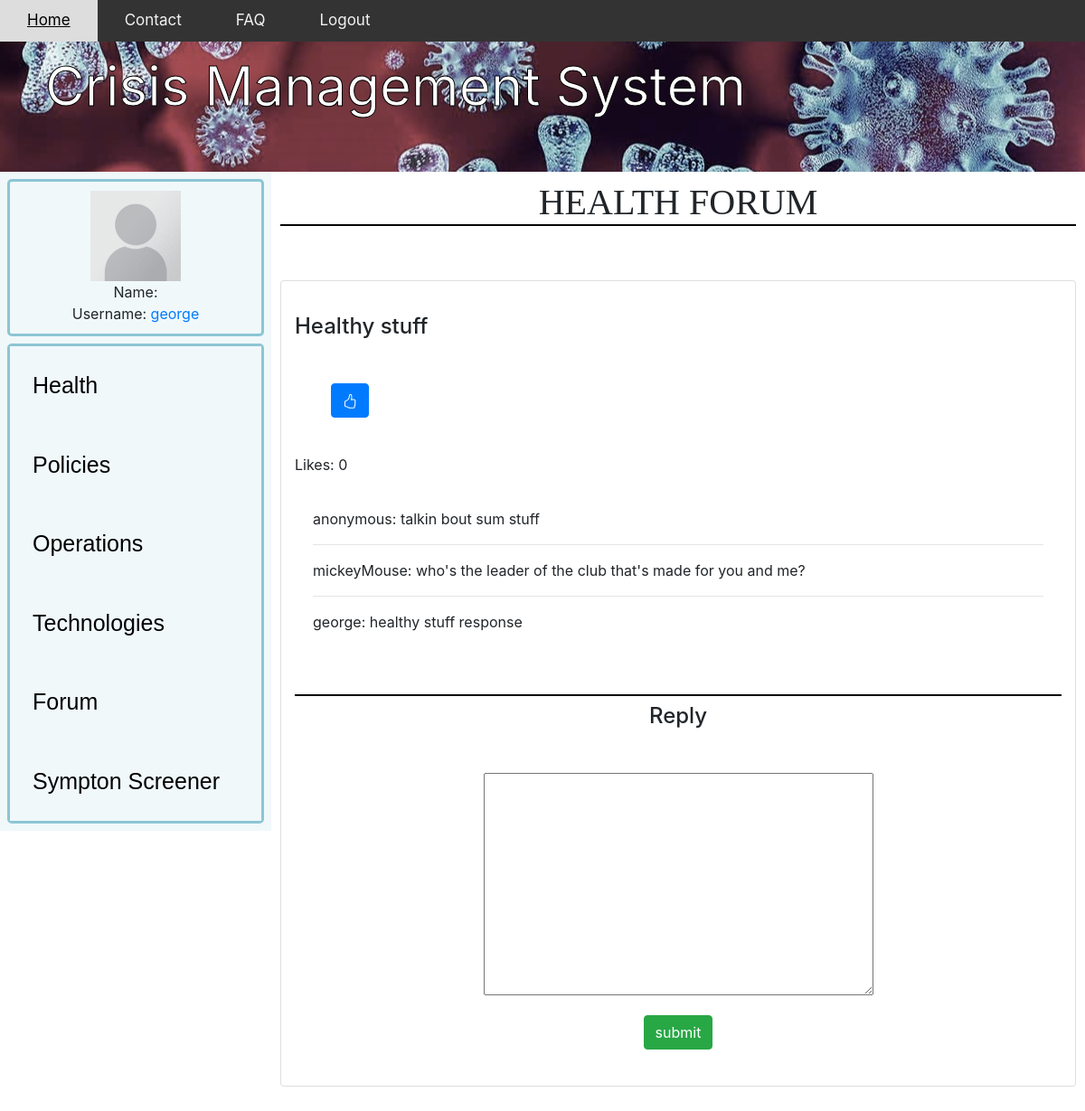
Screenshot of /forumMain/Health/Healthy stuff/ (signed in) with the database file from the repository.
### app/models.py (models this page shows, shortened)
class forum(models.Model):
    name=models.CharField(max_length=200,default="anonymous" )
    topic= models.CharField(max_length=300, unique=True)
    section = models.CharField(max_length=12)
    description = models.CharField(max_length=1000,blank=True)
    date_created=models.DateTimeField(auto_now_add=True,null=True)
    likeCount = models.IntegerField(default=0)
    dislikeCount = models.IntegerField(default=0)
    forumLikes = models.ManyToManyField(User, related_name='forum')
    def totalLikes(self):
        return self.forumLikes.count()

class Discussion(models.Model):
    forum = models.ForeignKey(forum,blank=True,on_delete=models.CASCADE)
    discuss = models.CharField(max_length=1000)
    name=models.CharField(max_length=200,default="anonymous" )

### app/views.py (the view, shortened to what this page needs)
# urls.py: path('forumMain/<forumName>/<forumTopic>/', forumDiscussion, name='forumDiscussion'),
@login_required
def forumDiscussion(request, forumName, forumTopic):
    myForum=forum.objects.get(section=forumName, topic=forumTopic)
    discussions=[]
    discussions.append(myForum.discussion_set.all())
    form = CreateInDiscussion()
    totalLikes = myForum.totalLikes()
    liked = False
    if myForum.forumLikes.filter(id=request.user.id).exists():
        liked = True
    context={'forum' : myForum,
            'discussions' : discussions,
            'form' : form,
            'forumName' : forumName,
            'forumTopic' : forumTopic,
            'totalLikes' : totalLikes,
            'liked' : liked,
            }
    return render(request, 'forumDiscussion.html', context)

### app/forms.py
class CreateInDiscussion(ModelForm):
    class Meta:
        model= Discussion
        fields = ["discuss"]
        widgets = {
            'discuss' : Textarea(attrs={'cols': 40, 'rows': 10}),
        }
        labels = {
            'discuss' : _('')
        }

### app/templates/forumDiscussion.html (shortened to what this page needs)
{% extends "app/base2.html" %}
{% load static %}
{% block content %}
<!DOCTYPE html>
<html lang="en">
<head>
    <body>
		<h1>{{forum.section}} Forum</h1>
	</body>
    <link rel="stylesheet" href="https://stackpath.bootstrapcdn.com/bootstrap/4.5.0/css/bootstrap.min.css"0>
</head>
<body>
            <div class="card-columns" style="padding: 10px; margin: 20px;"></div>
            <div class="card box container">
                <br>
                <h6 class="card-title">
                    <h4>{{forum.topic}}</h4>
                    <form style="margin: 0"  action="{% url 'like_post' forum.topic %}" method="POST">
                        {% if liked %}
                            <button type="submit", name="post_id", value="{{forum.topic}}", class="btn btn-danger"><svg xmlns="http://www.w3.org/2000/svg" width="16" height="16" fill="currentColor" class="bi bi-hand-thumbs-down" viewBox="0 0 16 16"><path d="M8.864 15.674c-.956.24-1.843-.484-1.908-1.42-.072-1.05-.23-2.015-.428-2.59-.125-.36-.479-1.012-1.04-1.638-.557-.624-1.282-1.179-2.131-1.41C2.685 8.432 2 7.85 2 7V3c0-.845.682-1.464 1.448-1.546 1.07-.113 1.564-.415 2.068-.723l.048-.029c.272-.166.578-.349.97-.484C6.931.08 7.395 0 8 0h3.5c.937 0 1.599.478 1.934 1.064.164.287.254.607.254.913 0 .152-.023.312-.077.464.201.262.38.577.488.9.11.33.172.762.004 1.15.069.13.12.268.159.403.077.27.113.567.113.856 0 .289-.036.586-.113.856-.035.12-.08.244-.138.363.394.571.418 1.2.234 1.733-.206.592-.682 1.1-1.2 1.272-.847.283-1.803.276-2.516.211a9.877 9.877 0 0 1-.443-.05 9.364 9.364 0 0 1-.062 4.51c-.138.508-.55.848-1.012.964l-.261.065zM11.5 1H8c-.51 0-.863.068-1.14.163-.281.097-.506.229-.776.393l-.04.025c-.555.338-1.198.73-2.49.868-.333.035-.554.29-.554.55V7c0 .255.226.543.62.65 1.095.3 1.977.997 2.614 1.709.635.71 1.064 1.475 1.238 1.977.243.7.407 1.768.482 2.85.025.362.36.595.667.518l.262-.065c.16-.04.258-.144.288-.255a8.34 8.34 0 0 0-.145-4.726.5.5 0 0 1 .595-.643h.003l.014.004.058.013a8.912 8.912 0 0 0 1.036.157c.663.06 1.457.054 2.11-.163.175-.059.45-.301.57-.651.107-.308.087-.67-.266-1.021L12.793 7l.353-.354c.043-.042.105-.14.154-.315.048-.167.075-.37.075-.581 0-.211-.027-.414-.075-.581-.05-.174-.111-.273-.154-.315l-.353-.354.353-.354c.047-.047.109-.176.005-.488a2.224 2.224 0 0 0-.505-.804l-.353-.354.353-.354c.006-.005.041-.05.041-.17a.866.866 0 0 0-.121-.415C12.4 1.272 12.063 1 11.5 1z"/></svg></button>
                        {% else %}
                            <button type="submit", name="post_id", value="{{forum.topic}}", class="btn btn-primary"></button>
                        {% endif %}
                    </form>
                    <p>Likes: {{totalLikes}}</p>
                    <div class="card-body container">
                            <p>{{forum.name}}: {{forum.description}}</p>
                        </h6>
                        {%for discuss in discussions%}
                        {%for objs in discuss%}
                            <hr>
                        {% if objs.forum == forum %}
                        {{objs.name}}: {{objs.discuss}}
                           <br>
                        {% endif %}
                        {%endfor%}
                        {%endfor%}
                    </div>
                    <head>
                        <body>
                            <h1><br></h1>
                            <h4 ><center>Reply</center></h4>
                        </body>
                        <link rel="stylesheet" href="https://stackpath.bootstrapcdn.com/bootstrap/4.5.0/css/bootstrap.min.css"0>
                    </head>
                    <form action="{{request.path }}" method="POST" style="text-align: center;">
                        {{form.as_p}}
                        <input type="submit" class="btn btn-success" value="submit" >
                    </form>
            </div>
            <br>
            </div>
</body>
</html>
{%endblock%}

### app/templates/app/base2.html (shortened to what this page needs)
{% load static %}
<!DOCTYPE html>
<html>
	<head>
		<link rel="stylesheet" type="text/css" href="{% static 'css/main.css'%}">
	</head>
    <body>
        <div class="topnav" >
            <a class="active" href="#home" onclick="location.href='/'">Home</a>
            <a href="#contact" onclick="location.href='/contact'">Contact</a>
            <a href="#faq" onclick="location.href='/faq'">FAQ</a>
            {% if request.user.is_authenticated %}
            <a href="{% url 'logout' %}">Logout</a>
            {% else %}
            <a href="#Login" onclick="location.href='/accounts/login'">Login</a>
            {% endif %}
        </div>
        <header>Crisis Management System</header>
        <div class="homecolumn left" >
            <div class="homerow top" >
                <section>
                    {% if user.is_authenticated %}
                        <img src="{% static 'app/images/blank.png' %}" width="100" height="100">
                        <br>Name: {{ user.get_full_name }}
                        <br>Username: <a href="/userDiscussions/">{{ user.username }}</a>
                    {% else %}
                        <button onclick="location.href='/accounts/login'" class="button button1">Login</button>
                    {% endif %}
                </section>
            </div>
            <div class="homerow bottom" >
                <button onclick="location.href='/health'" class="homebutton">
                    Health</button>
                <button onclick="location.href='/policies'" class="homebutton">
                    Policies</button>
                <button onclick="location.href='/operation'" class="homebutton">
                    Operations</button>
                <button onclick="location.href='/technologies'" class="homebutton">
                    Technologies</button>
                <button onclick="location.href='/forumMain'" class="homebutton">
                    Forum</button>
                <button onclick="location.href='/screener'" class="homebutton">
                    Sympton Screener</button>
            </div>
        </div>
        <div class="homecolumn right">
            <div class="homerow full">
                {% block content %}{% endblock %}
    </body>
</html>

### app/static/css/main.css (style rules this page uses)
.topnav { background-color: #333; overflow: hidden; position: fixed; width: 100%; z-index: 1; }
.topnav a { float: left; color: #f2f2f2; text-align: center; padding: 10px 30px; text-decoration: none; font-size: 17px; }
h1 { font-size: 32px; text-align: center; font-family: serif; font-weight: bold; text-transform: uppercase; }
h1:after { content:' '; display:block; border: 1px solid black; }
body { margin: 0; padding: 0; }
.homebutton { border: none; color: black; padding: 25px; text-align: left; font-size: 25px; font-family: 'Trebuchet MS', sans-serif; cursor: pointer; display: block; width: 100%; background-color: #f0f8fa; }
header { -webkit-text-stroke-width: 1px; -webkit-text-stroke-color: black; background-image: url("covid.jpg"); overflow: hidden; margin-left: auto; margin-right: auto; background-position: center; background-repeat: no-repeat; padding: 50px; color: white; font-size: 60px; }
.homerow { float: top; }
.top { height: 25%; border: 3px solid #8cc5d4; border-radius: 5px; text-align: center; margin: 8px; padding: 10px }
.bottom { height: 75%; border: 3px solid #8cc5d4; border-radius: 5px; margin: 8px; }
.full { height: 100%; margin: 10px; }
.homecolumn { float: left; border: 10px; }
.left { width: 25%; background: #f0f8fa; }
.right { width: 75%; }

### app/templates/forumDiscussion.html (style rules this page uses)
.box { border: 2px solid black; margin: 0 auto; }
form { margin: 0 auto; padding: 40px; width: fit-content; }

### rows the page displays
forum: section "HEALTH", topic "Healthy stuff", name "anonymous", description "talkin bout sum stuff"
Discussion: name "mickeyMouse", discuss "who's the leader of the club that's made for you and me?"
Discussion: name "george", discuss "healthy stuff response"

### other values shown
{{ user.username }} "george"
{{ totalLikes }} "0"
